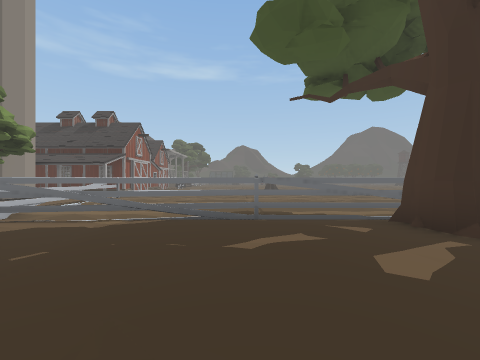
View 1 (above)

20 first-person views from a walk through a 3-D level made in the Unity game engine. The camera is 1.3 m above the floor, looks level and sees 90° across. The floor is counted in squares, 2 m on a side. Each view is taken from the middle of a square. On the plan, view 1 faces up. The plan holds only what a view shows up to about 9 squares ahead; the rest is blank. The place goes on beyond the plan. The player is left out. Door leaves are left out, so doorways stand open.

View 2
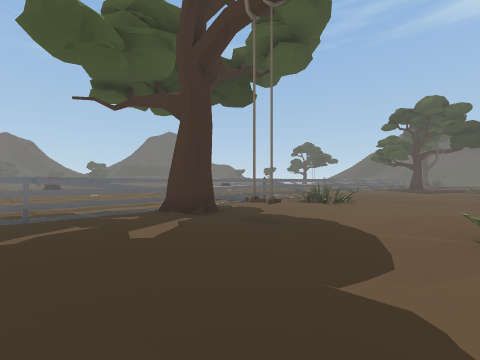

View 3
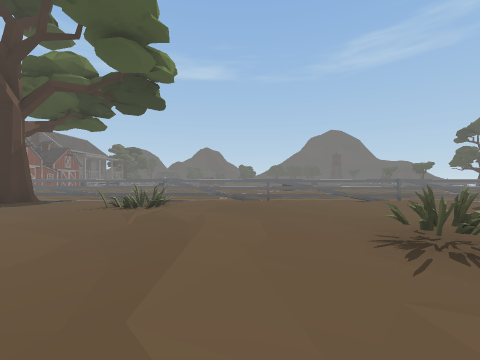

View 4
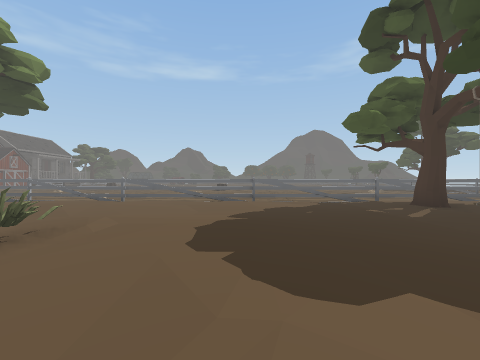

View 5
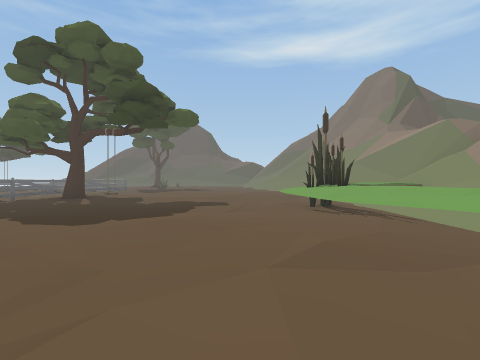

View 6
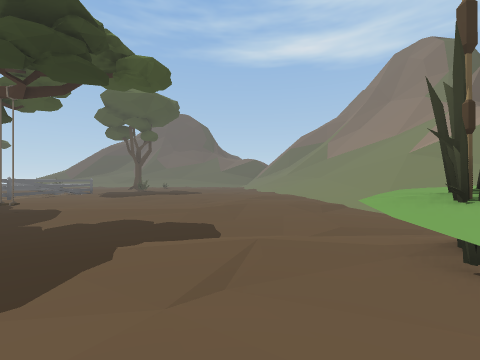

View 7
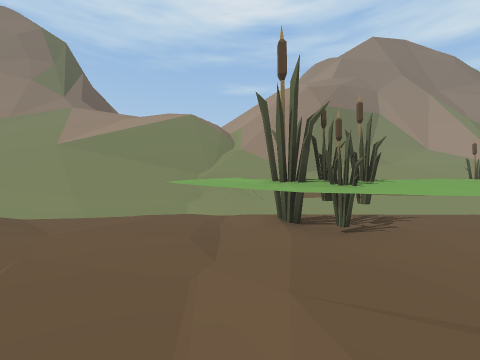

View 8
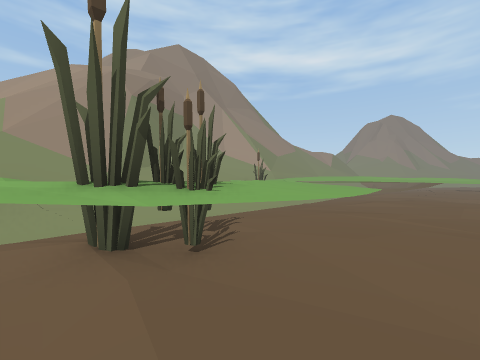

View 9
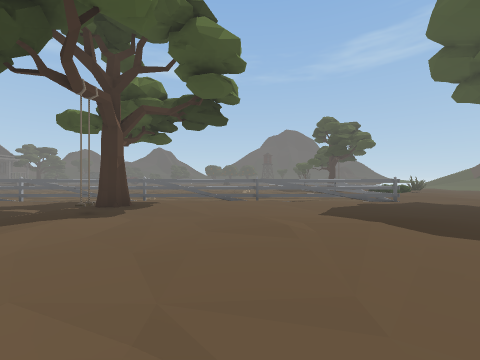

View 10
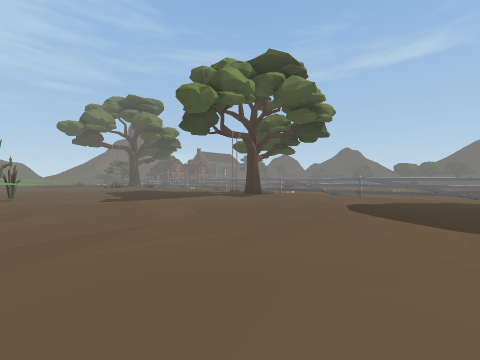

View 11
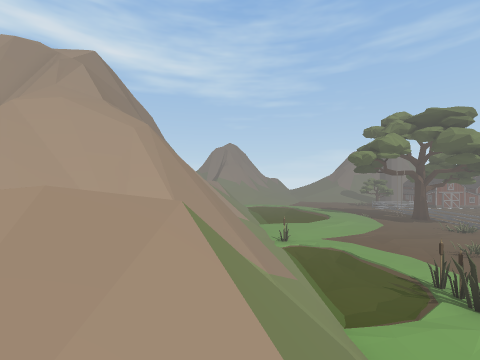

View 12
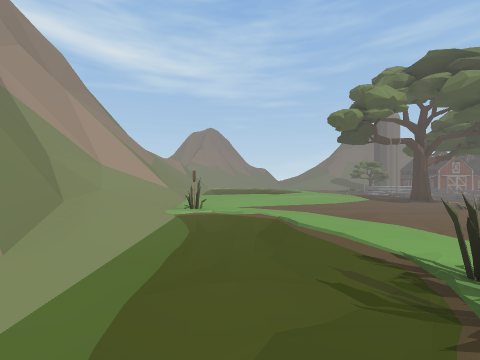

View 13
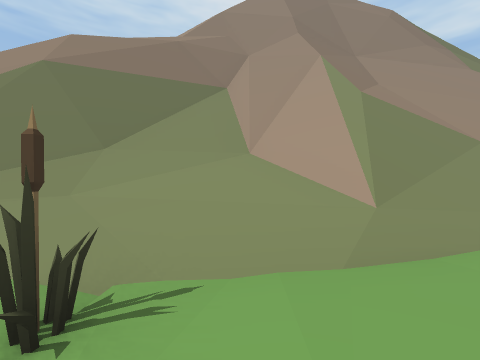

View 14
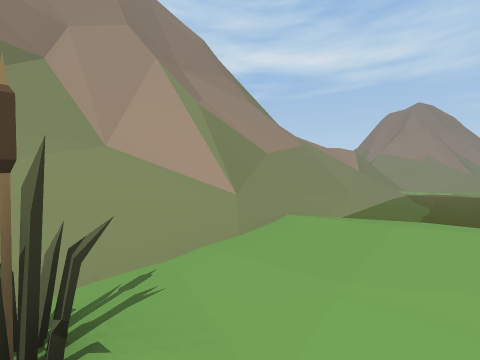

View 15
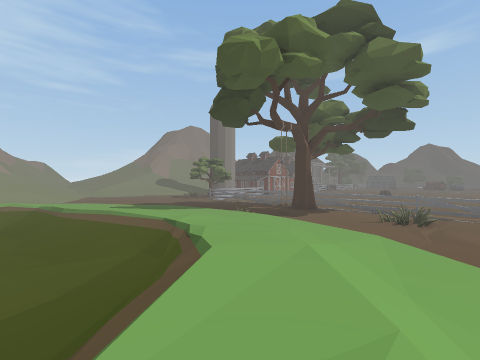

View 16
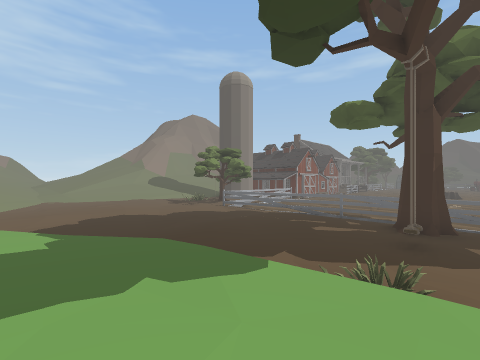

View 17
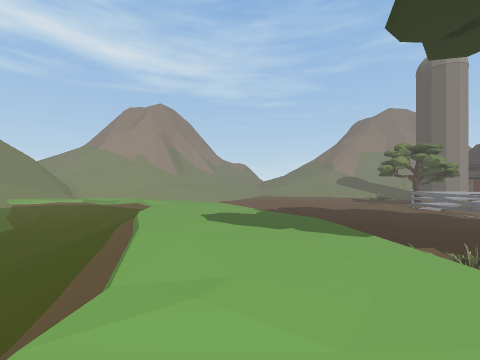

View 18
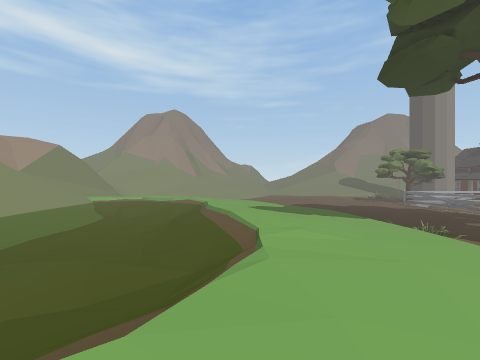

View 19
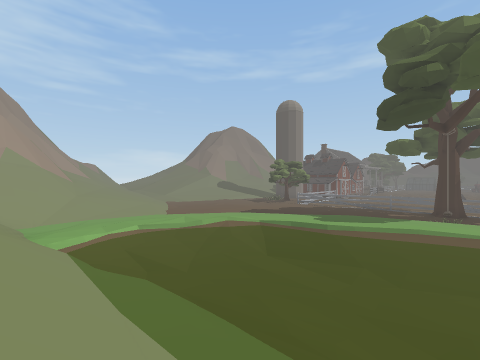

View 20
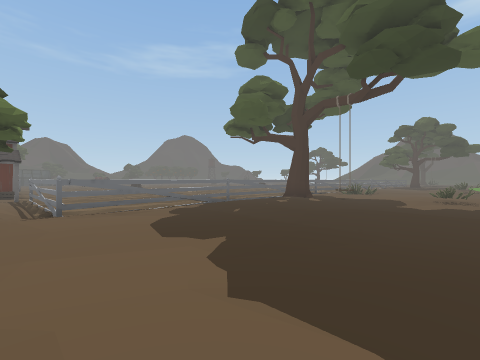

### Floor plan
Key: @ floor where view 1 was taken; # wall or solid block; x gap in a wall; . main floor; : floor 0.75 m higher than the main floor; - floor 0.75 m lower than the main floor; + floor 1.25 m higher than the main floor; * floor 1.5 m higher than the main floor; % floor 6 m higher than the main floor; / step, stairs or slope; = window, fence, low wall or low ledge; ~ liquid the walk can cross; ≈ liquid the walk keeps out of; v drop or lower ground; T tree; O other object.
Columns run from 6 left of view 1 to 27 right of it. Each row starts with its distance up from view 1.
 10 .#    ...
  9 .# /////////
  8 .x.....  ...
  7 .=   //////
  6 .#///-////-
  5 .x---##x##xx###/                //
  4 .#x#.....x.....###x#xxx#.#xx######
  3 .........#...OO...................
  2 .........T...O............T.......
  1 ..................................
  0 ......@...........................
 -1 .........O........O...............
 -2 ......./==//=/....................
 -3 ......=:::::::/...................
 -4 ..../::::++++++:..................
 -5    /:::++*+:+*++/...==/=..........
 -6    ::++≈≈≈≈≈≈:+*+ /::+OO/.........
 -7   /:++~≈≈≈≈≈≈≈+**+:+≈~~:+ ...//
 -8   ::+≈≈≈≈≈≈≈≈≈ **++~~~~≈++/////
 -9 /:::+≈≈≈≈≈≈≈≈≈ **+O~~~~~/+/////
-10 //::+≈~~~~~~:////////#=/////////
-11 ////////////////////##///////////
-12    ///// //////////====///%%/////
-13      //   /////////#==///
-14            //////##=v////
-15           ////##/==v/////
-16          ########=//////v
-17            #### #=#///
-18                    /v

Where each view was taken, in squares from view 1:
view 1: 0 up, 0 right, facing up
view 2: 1 down, 0 right, facing up-right
view 3: 4 down, 10 right, facing up
view 4: 4 down, 15 right, facing up
view 5: 4 down, 11 right, facing right
view 6: 4 down, 15 right, facing right
view 7: 3 down, 18 right, facing down
view 8: 4 down, 18 right, facing down-left
view 9: 4 down, 23 right, facing up
view 10: 6 down, 27 right, facing up-left
view 11: 11 down, 22 right, facing left
view 12: 8 down, 18 right, facing left
view 13: 8 down, 11 right, facing down
view 14: 8 down, 12 right, facing down-left
view 15: 7 down, 9 right, facing up-left
view 16: 4 down, 4 right, facing up-left
view 17: 4 down, 6 right, facing left
view 18: 5 down, 8 right, facing left
view 19: 11 down, 4 right, facing up-left
view 20: 2 down, 6 left, facing up-right
